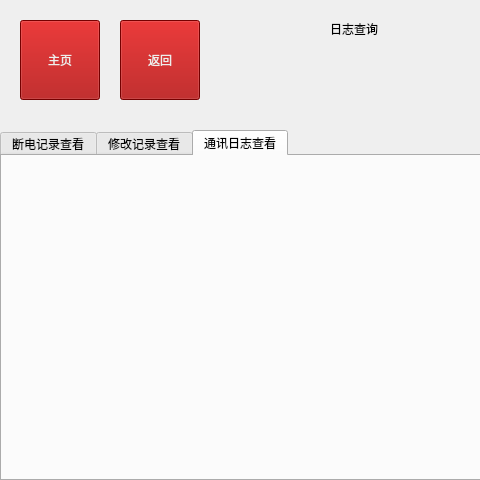
<?xml version="1.0" encoding="UTF-8"?>
<ui version="4.0">
 <class>FormQuery</class>
 <widget class="QWidget" name="FormQuery">
  <property name="geometry">
   <rect>
    <x>0</x>
    <y>0</y>
    <width>480</width>
    <height>480</height>
   </rect>
  </property>
  <property name="windowTitle">
   <string>Form</string>
  </property>
  <widget class="QLabel" name="label">
   <property name="geometry">
    <rect>
     <x>330</x>
     <y>20</y>
     <width>67</width>
     <height>17</height>
    </rect>
   </property>
   <property name="text">
    <string>日志查询</string>
   </property>
  </widget>
  <widget class="QPushButton" name="pushButton_main">
   <property name="geometry">
    <rect>
     <x>20</x>
     <y>20</y>
     <width>80</width>
     <height>80</height>
    </rect>
   </property>
   <property name="styleSheet">
    <string notr="true">background-color: rgb(164, 0, 0);
color: rgb(238, 238, 236);</string>
   </property>
   <property name="text">
    <string>主页</string>
   </property>
  </widget>
  <widget class="QPushButton" name="pushButton_last">
   <property name="geometry">
    <rect>
     <x>120</x>
     <y>20</y>
     <width>80</width>
     <height>80</height>
    </rect>
   </property>
   <property name="styleSheet">
    <string notr="true">background-color: rgb(164, 0, 0);
color: rgb(238, 238, 236);</string>
   </property>
   <property name="text">
    <string>返回</string>
   </property>
  </widget>
  <widget class="QTabWidget" name="tabWidget">
   <property name="geometry">
    <rect>
     <x>0</x>
     <y>130</y>
     <width>481</width>
     <height>351</height>
    </rect>
   </property>
   <property name="currentIndex">
    <number>2</number>
   </property>
   <widget class="QWidget" name="tab">
    <attribute name="title">
     <string>断电记录查看</string>
    </attribute>
    <widget class="QTableView" name="tableView">
     <property name="geometry">
      <rect>
       <x>0</x>
       <y>0</y>
       <width>471</width>
       <height>321</height>
      </rect>
     </property>
     <property name="gridStyle">
      <enum>Qt::SolidLine</enum>
     </property>
    </widget>
   </widget>
   <widget class="QWidget" name="tab_2">
    <attribute name="title">
     <string>修改记录查看</string>
    </attribute>
   </widget>
   <widget class="QWidget" name="tab_3">
    <attribute name="title">
     <string>通讯日志查看</string>
    </attribute>
   </widget>
  </widget>
 </widget>
 <resources/>
 <connections/>
</ui>
